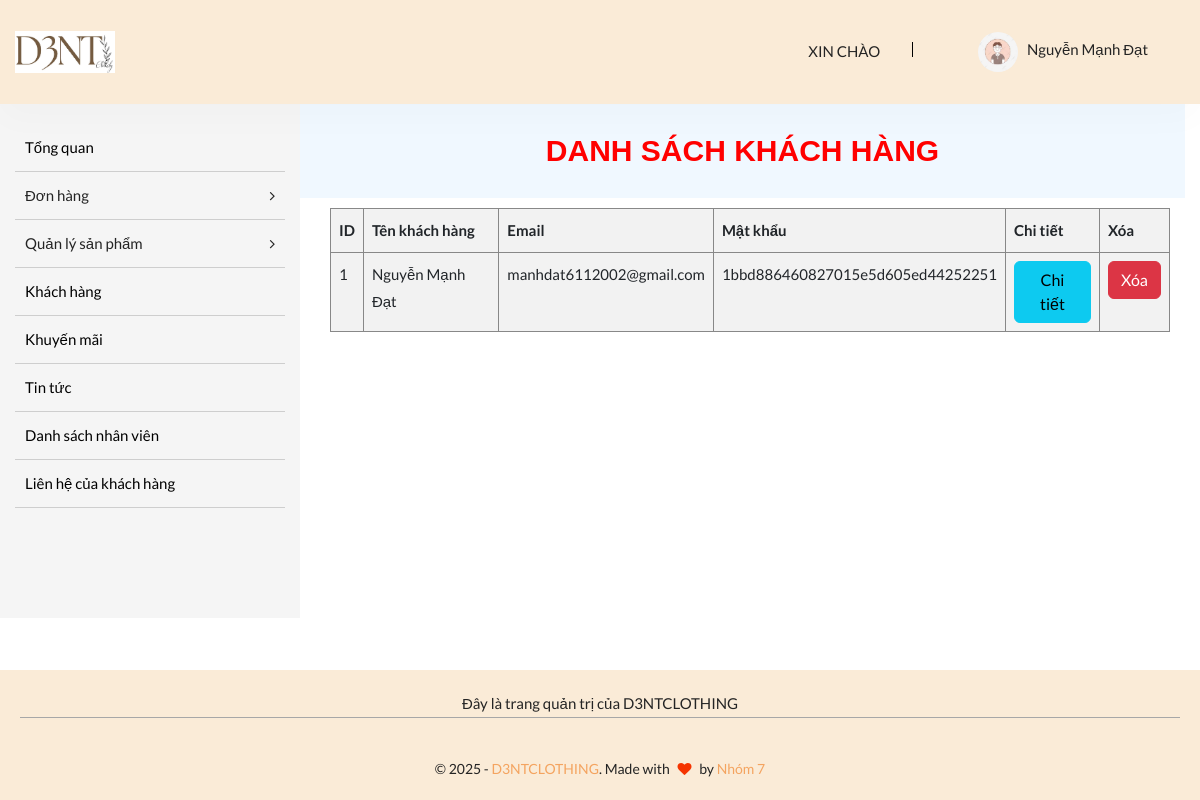
Page /admin/customer_admin.php (signed in) on the committed database.
### tables this page shows
CREATE TABLE `tbl_user` (
  `user_id` int(11) NOT NULL,
  `user_name` varchar(200) NOT NULL,
  `password` varchar(200) NOT NULL,
  `specific_location` varchar(200) NOT NULL,
  `email` varchar(200) NOT NULL,
  `phone` text NOT NULL,
  `birthday` date NOT NULL,
  `city` varchar(200) NOT NULL,
  `district` varchar(200) NOT NULL,
  `ward` varchar(200) NOT NULL
);

### admin/customer_admin.php (the view)
<?php
require_once("header_admin.php")
?>
            <div class="col-lg-9">
                <div class="title_item">DANH SÁCH KHÁCH HÀNG</div>
            <div class="scroll">
               <div class="container" style="margin-top:10px;">
            <table class="table table-striped table-bordered">
                <tr>
                    <th>ID</th>
                    <th>Tên khách hàng</th>
                    <th>Email</th>
                    <th>Mật khẩu</th>
                    <th>Chi tiết</th>
                    <th>Xóa</th>
                </tr>
                <?php
                            $sql="SELECT `user_id`, `user_name`, `password`, `city`, `district`, `ward`, `specific_location`, `email`, `phone`, `birthday`
                            FROM `tbl_user` WHERE 1";
                            $ketQuaTruyVan = $conn->query($sql);
                            if($ketQuaTruyVan -> num_rows>0)
                            {
                                while($customer = $ketQuaTruyVan -> fetch_assoc())
                                {
                        ?>
                            <tr>
                <tr>
                    <td><?=$customer['user_id']?></td>
                    <td><?=$customer['user_name']?></td>
                    <td><?=$customer['email']?></td>
                    <td><?=$customer['password']?></td>
                    <td>
                    <a class="btn btn-info" href="customer_details.php?user_id=<?=$customer['user_id']?>">Chi tiết</a>
                    </td>
                    <td>
                        <a class="btn btn-danger" href="customer_xoa.php?user_id=<?=$customer['user_id']?>">Xóa</a>
                    </td>
                </tr>
                <?php
                                }
                            }
                        ?>
            </table>
                </div>
                </div>
            </div>
        </div>
      </div>
    </section>
  </main>
<?php
require_once("footer_admin.php")
?>

### admin/header_admin.php (style rules this page uses)
.title_item { font-family:'Gill Sans', 'Gill Sans MT', Calibri, 'Trebuchet MS', sans-serif; margin-left: -15px; padding: 20px; text-align: center; background-color: aliceblue; font-size: 30px; font-weight: 800; color: red; }
.scroll { height: 420px; overflow: scroll; }
.table-bordered { border: 1px solid #888; }

### rows in the picture
tbl_user: user_id "1", user_name "Nguyễn Mạnh Đạt", email "manhdat6112002@gmail.com", password "1bbd886460827015e5d605ed44252251"

### other values in the picture
$_SESSION['admin_name'] "Nguyễn Mạnh Đạt"
